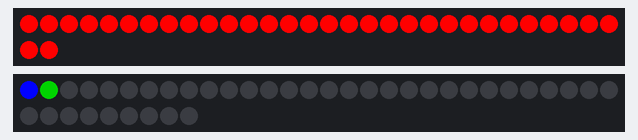
The sketch below on a simulated Arduino Uno, built with avr-gcc and run on an emulated ATmega328P. On the bench: 32 RGB LEDs in strip order, left to right, continuing on the next row, 39 RGB LEDs in strip order, left to right, continuing on the next row.

Above: at 0.19 s.
At 7.42 s:
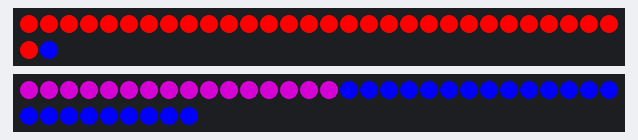
At 14.71 s:
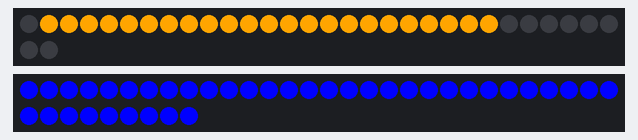
At 24.33 s:
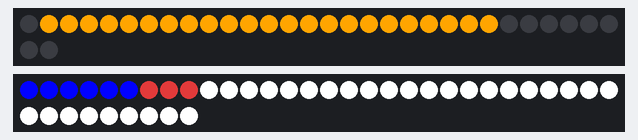
At 29.22 s:
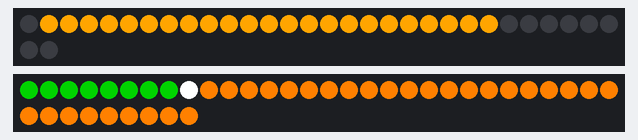
At 33.88 s:
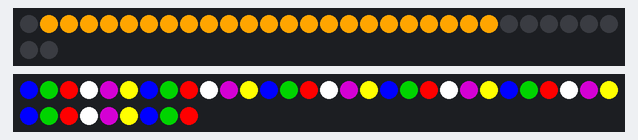

The sketch:

Robot_2015_Wiff.ino
```cpp
//DO NOT USE Port 13. Really. There are plenty of other ports. Don't do it.
//Code designed to run WS2811 LEDS and NEOPIXELs
//This runs on a custom built multitasker for light strips. It is designed
//to handle numerous sets of lights at the same time.
//Each of these sets of lights gets its own subsystem class
//Due to things the multitasker works on each function only doing one thing
//and then stopping.
#include <FastLED.h>  //Library we use because options. There are other things out there like the official neopixel library which are much easier to use. However they are overall much more limited and don't allow fancy things to be done. Should a time ever come where there is not enough time or people interested in learning lights to a serious degree just use one of these libraries.
#define NUM_LEDS_2 39
#define NUM_LEDS_1 32 //Number of Leds in strip 1
#define DATA_PIN_1 2  //Says which data pin to use for LED  strip 1
#define DATA_PIN_2 3

int RNGTimer = 0;
CRGB randomColor(){      //Custom color option that gives a seemingly random color.
  switch(RNGTimer%6){
   case 0:
   return CRGB::Blue;
  break;

   case 1:
   return CRGB::Green;
   break;

  case 2:
  return CRGB::Red;
   break;

  case 3:
  return CRGB::White;
   break;

  case 4:
  return CRGB::Purple;
    break;

  case 5:
  return CRGB::Yellow;
    break;

  case 6:
    return CRGB::Orange;
    break;

    default:
    return CRGB::Black; //This should never run.
    break;


  }

}

class Subsystem  //Class that allows for multitasking lights. Made to be flexible.
{
  public:
  Subsystem(int numberOfLeds,int updateChooser, int serialLessUpdateChooser, int delayTime, bool serialBased);

  void setColor(CRGB color);  //Sets the entire light strip to one color
  void setColorFrom(CRGB color, int low, int high); //Sets the a part of a light strip to one color
  void setColorUp(CRGB color); //Sets the light strip to one color going up from the bottom. Occurs over several system.run's
  void setColorDown(CRGB color);//Sets the light strip to one color going down from the top . Occurs over several system.runs's
  void moveUp(int moveTimes, int color); // Moves every LED bulb color up one.
  void moveDown(int moveTimes, int color); //Moves every LED bulb color down one.
  void moveUpOnly(int low, int high); //Moves up the LED bulb colors from a range up.
  void moveDownOnly(int low, int high); //Moves up the LED bulb colors from a ranage down.


  void resetSubsystem(); //Wipes everything in the system to the starting settings.
  void resetTimers();//Wipes only the timers in the system.
  void override();//SERIAL ONLY: Checks if any serial functions need to occur that override the current function.
  void runSystem(int runTimes, bool autoDelay);//Runs the system once.
  void updateTask();//Updates the systems task when a system is done running.


  int getDelay();//Returns how much delay the subsystem should run.
  int getTaskState();//Returns the current task state of the subsystem.


  CRGB leds[100];              //Light Array. Set to 64 due to some oddities.

    int taskState = 0;


  private:

  bool isSerialBased;      //Boolean used to tell if the subsystem is serial based.
  bool setToTop = false;    //Used for some functions.
  bool done = false;  //Tells the subsystem whether or not to update the task. If it is done the task is updated.
  bool completelyDone = false;//Tells the subsystem if it is completey finished going thorugh evey step
  bool miscCheck = false;    //Random check used for various functions.
  int _updateChooser;        //SERIAL BASED: Used to distinguish between various serial based systems.
  int _serialLessUpdateChooser;
  int actualNumberOfLeds;    //Variable used to store how many LEDS are used in the system. Only needed due to oddities with the LED array and subsystem classes.
  int chaseround = 0;  //Variables
  int systemDelayTime = 0;//used to save the delay for the system
  int forloopthingy = 0;//used as a timer for strange for loop things
  int functionStep = 0;//used to keep track of where strange functions are

  int timer = 0;
  int runTimer = 0;
  int miscTimer = 0;
  int ascentTimer = 1;
  int impartialTimeKeeper = 0;
  int impartialForLoopKeeper = 0;

  char serialValue = Serial.read();


};
  //Saves all of the subsystem inputs to more permenant variables for future uses.
 Subsystem::Subsystem(int numberOfLeds, int updateChooser, int serialLessUpdateChooser, int delayTime, bool serialBased){

   actualNumberOfLeds = numberOfLeds;
   _updateChooser = updateChooser;
   _serialLessUpdateChooser = serialLessUpdateChooser;
   isSerialBased = serialBased;
   systemDelayTime = delayTime;


}
///////
///////
///////
///////
///////
//////////////Start system functions
///////
///////
///////
///////
///////


void Subsystem::resetSubsystem(){
   taskState = 0;                    //Just wipe the daylights out of everything
    setColor(CRGB::Black);
        resetTimers();

}

void Subsystem::resetTimers(){
  forloopthingy = 0;
   chaseround = 0;
   timer = 0;
   miscTimer = 0;                //When you want to get rid of all the timer values
   impartialTimeKeeper = 0;
   impartialForLoopKeeper = 0;
   runTimer = 0;
   done = false;
   miscCheck = false;

}

void Subsystem::override(){      //Used to barge ahead in line for functions that have a reason to run other than being pretty

}
//
//
//
//
//
//
//
//
void Subsystem::updateTask(){        //This function only runs when a task is completed. The logic is in other parts of code (Will reference sometime)


 if(isSerialBased){                //If the subsystem runs off of serial input
   serialValue = Serial.read();

       if(_updateChooser == 1){    //Determine what set of steps to run
    switch(serialValue){            //Switch the serial value to determine task state


        case 'R':
       taskState = 1;
       resetTimers();
       break;


       default:
       break;


     }
       }else{
         switch(serialValue){        //If it doesn't run on update chooser 1 inputs then go here

      case 'R':
       taskState = 2;
resetTimers();
       break;


       default:
       break;
       }


}
}else{                //If the subsystem is not serial based
                        //Consider serialess things run dumb they have no reason to break off. They just go up and down the steps.
if(completelyDone){    //If all tasks are done startover.
 resetSubsystem();   //Anything below zero is one time start up stuff.

}
taskState++; //Move onto the next task for the system


}
}
////
///
///
///
//
///

///


///

///

///
void Subsystem::runSystem(int runTimes, bool autoDelay){    //Basic function used to run the subsystem
  for(miscTimer = 0; miscTimer < runTimes; miscTimer++){    //Only important of you run a subsystem many times. Used generally for startup and weird things
  if(isSerialBased){
    override();      //if the function runs on serial make sure no emergency inputs are coming

  }
  if(done){
    resetTimers();    //When the subsystem is done with its last function prepare timers for future use and get the next task
   updateTask();
  }

  if(isSerialBased){   //Here is where serial actually runs
  switch(taskState){
   case 1:
                       //run light function here
   break;

   default:
   break;
  }
  }else{
    if(_serialLessUpdateChooser ==1){    //Update choosing point for non-serial functions
   switch(taskState){
    case -5:
    setColor(CRGB::Green);    //Start color stuff. THIS WILL NEVER HAVE COMMENTS
     break;

     case -4:
     setColor(CRGB::White);
     break;

     case -3:
     setColor(CRGB::Green);
     break;

      case -2:
     setColor(CRGB::White);
     break;

      case -1:
     setColor(CRGB::Green);
     break;

      case 0:
     setColor(CRGB::Yellow);
     break;

     case 1:
     setColor(CRGB::Blue);
     break;

    case 2:
    setColor(CRGB::Red);
      //moveUp(2);
    break;

    case 3:
    //moveDown(4);
    setColor(CRGB::Green);
    break;

    case 4:
    setColorUp(CRGB::Blue);              //REALLY NEVER COMMENTING
    break;

    case 5:
    setColorUp(CRGB::Red);
    break;

    case 6:
    setColorUp(CRGB::Purple);
    break;

    case 7:
    setColor(CRGB::Black);
    break;

    case 8:
    setColorFrom(CRGB::Blue,1,ascentTimer);
    ascentTimer++;
    break;

    case 9:
     setColorFrom(CRGB::Green,1,ascentTimer);
     ascentTimer++;
    break;

    case 10:
     setColorFrom(CRGB::Yellow,1,ascentTimer);
     ascentTimer++;
    break;

    case 11:
     setColorFrom(CRGB::Pink,1,ascentTimer);
     ascentTimer++;
    break;

    case 12:
     setColorFrom(CRGB::Blue,1,ascentTimer);
     ascentTimer++;
    break;

    case 13:
     setColorFrom(CRGB::Green,1,ascentTimer);
     ascentTimer++;
    break;

    case 14:
     setColorFrom(CRGB::White,1,ascentTimer);
     ascentTimer++;
    break;

    case 15:
     setColorFrom(CRGB::Orange,1,ascentTimer);
     ascentTimer++;
    break;

    case 16:
    setColorFrom(CRGB::Blue,1,ascentTimer);
     ascentTimer++;
    break;

    case 17:
     setColorFrom(CRGB::Green,1,ascentTimer);
     ascentTimer++;
    break;

    case 18:
     setColorFrom(CRGB::Yellow,1,ascentTimer);
     ascentTimer++;
    break;

    case 19:
     setColorFrom(CRGB::Pink,1,ascentTimer);
     ascentTimer++;
    break;

    case 20:
     setColorFrom(CRGB::Blue,1,ascentTimer);
     ascentTimer++;
    break;

    case 21:
     setColorFrom(CRGB::Green,1,ascentTimer);
          ascentTimer++;

    break;

    case 22:
     setColorFrom(CRGB::White,1,ascentTimer);
     ascentTimer++;
    break;

    case 23:
     setColorFrom(CRGB::Orange,1,ascentTimer);
          ascentTimer++;

    break;

     case 24:
    setColorFrom(CRGB::Blue,1,ascentTimer);
    ascentTimer++;
    break;

    case 25:
     setColorFrom(CRGB::Green,1,ascentTimer);
     ascentTimer++;
    break;

    case 26:
     setColorFrom(CRGB::Yellow,1,ascentTimer);
     ascentTimer++;
    break;

    case 27:
     setColorFrom(CRGB::Pink,1,ascentTimer);
     ascentTimer++;
    break;

    case 28:
     setColorFrom(CRGB::Blue,1,ascentTimer);
     ascentTimer++;
    break;

    case 29:
     setColorFrom(CRGB::Green,1,ascentTimer);
     ascentTimer++;
    break;

    case 30:
     setColorFrom(CRGB::White,1,ascentTimer);
     ascentTimer++;
    break;

    case 31:
     setColorFrom(CRGB::Orange,1,ascentTimer);
     ascentTimer++;
    break;

    case 32:
    break;

    case 33:
    break;

    case 34:
    break;

    case 35:
    break;

    case 36:
    break;

    case 37:
    break;

    case 38:
    completelyDone = true;            //NO COMMENTS
    break;

    default:
    break;
   }
    }
    if(_serialLessUpdateChooser==2){  //second set of commands to run in the event you want two serialess subsystems
      switch(taskState){
    case -5:
    setColor(CRGB::Green);
     break;

     case -4:
     setColor(CRGB::White);
     break;

     case -3:
     setColor(CRGB::Green);      //NO COMMENTS HERE EITHER
     break;

      case -2:
     setColor(CRGB::White);
     break;

      case -1:
     setColor(CRGB::Green);
     break;

      case 0:
     setColor(CRGB::Black);
     break;

     case 1:
     setColorUp(randomColor());
     break;

    case 2:
      setColor(CRGB::Red);
    break;

    case 3:
    setColor(CRGB::White);
    break;

    case 4:
    setColor(CRGB::Purple);
    break;

    case 5:
    //moveDown(8);
    setColorDown(CRGB::Blue);
    break;

    case 6:
    setColorFrom(CRGB::White,10,30);
    break;

    case 7:
    moveUp(40,CRGB::Blue);
    break;

    case 8:
    setColorFrom(CRGB::White,15,20);
    break;

    case 9:
    setColorFrom(CRGB::White,13,22);
    break;

    case 10:
     setColorFrom(CRGB::White,9,26);
    break;
     setColorFrom(CRGB::White,0,30);
    case 11:
     setColor(CRGB::Red);
    break;

    case 12:
     setColor(CRGB::Blue);
    break;

    case 13:
     setColorFrom(CRGB::Green,1,ascentTimer);
     ascentTimer++;
    break;

    case 14:
     setColorFrom(CRGB::White,1,ascentTimer);
     ascentTimer++;
    break;

    case 15:
     setColorFrom(CRGB::Orange,1,ascentTimer);
     ascentTimer++;
    break;

    case 16:
    setColorFrom(CRGB::Blue,1,ascentTimer);
     ascentTimer++;
    break;

    case 17:
     setColorFrom(CRGB::Green,1,ascentTimer);
     ascentTimer++;
    break;

    case 18:
     setColorFrom(CRGB::Yellow,1,ascentTimer);
     ascentTimer++;
    break;

    case 19:
     setColorFrom(CRGB::Pink,1,ascentTimer);
     ascentTimer++;
    break;

    case 20:
     setColorFrom(CRGB::Blue,1,ascentTimer);
     ascentTimer++;
    break;

    case 21:
     setColorFrom(CRGB::Green,1,ascentTimer);
          ascentTimer++;

    break;

    case 22:
     setColorFrom(CRGB::White,1,ascentTimer);
     ascentTimer++;
    break;

    case 23:
     setColorFrom(CRGB::Orange,1,ascentTimer);
          ascentTimer++;

    break;

     case 24:
    setColorFrom(CRGB::Blue,1,ascentTimer);
    ascentTimer++;
    break;

    case 25:
     setColorFrom(CRGB::Green,1,ascentTimer);
     ascentTimer++;
    break;

    case 26:
     setColorFrom(CRGB::Yellow,1,ascentTimer);
     ascentTimer++;
    break;

    case 27:
     setColorFrom(CRGB::Pink,1,ascentTimer);
     ascentTimer++;
    break;

    case 28:
     setColorFrom(CRGB::Blue,1,ascentTimer);
     ascentTimer++;
    break;

    case 29:
     setColorFrom(CRGB::Green,1,ascentTimer);
     ascentTimer++;
    break;

    case 30:
     setColorFrom(CRGB::White,1,ascentTimer);
     ascentTimer++;
    break;

    case 31:
     setColorFrom(CRGB::Brown,1,ascentTimer);
     ascentTimer++;
    break;

    case 32:                  //ONCE AGAIN NO
    moveUp(35,CRGB::Blue);
    break;

    case 33:
    moveDown(30,CRGB::White);
    break;

    case 34:
    setColorFrom(CRGB::White,9,15);
    break;

    case 35:
    setColorFrom(CRGB::Green,15,28);
    break;

    case 36:
    moveUp(10,CRGB::Black);
    break;

    case 37:
    moveDown(30,CRGB::Green);
    break;

    case 38:
    resetSubsystem();
    break;

    default:
    break;
   }
    }
  }


    if(autoDelay){
     delay(systemDelayTime);
    }
    FastLED.show();      //Refreshes the lights of the subsystem to show their new values.

  }

}
///////
///////
///////

int Subsystem::getDelay(){
 return systemDelayTime;     //Function used to get delay of subsystem (no more obvious comments)
}

int Subsystem::getTaskState(){
 return taskState;
}
///////
///////
//////////////Start light display basic functions
///////
///////
///////
///////
///////

void Subsystem::setColor(CRGB color){
  for(timer = 0; timer< actualNumberOfLeds; timer++){    //These functions names are fairly explanatory. Logic is....slightly less though
   leds[timer] = color;
  }
  FastLED.show();
  done = true;
}


  void Subsystem::setColorFrom(CRGB color, int low, int high){
    for(timer = low; timer<high; timer++){
     leds[timer] = color;
    }

    FastLED.show();
    done = true;
  }


  void Subsystem::setColorUp(CRGB color){      //Sets color going from bot to top

    if(timer <=actualNumberOfLeds){
     leds[timer] = color;
    timer++;
    }else{
     done = true;
    }
  }


  void Subsystem::setColorDown(CRGB color){    //Sets color going for top to bot
    if(!miscCheck){
     miscCheck = true;                          //Due to the nature of resetTimers() for functions that start at the top I need this one time run thingamajig to set the top as where to start and not zero
    timer = actualNumberOfLeds;
    }
    if(timer >= 0){
     leds[timer] = color;
    timer--;
    }else{
      done = true;
    }
  }


  /*void Subsystem::moveUp(int moveTimes){
    if(moveTimes > runTimer){
   for(timer = actualNumberOfLeds; timer >= 0; timer--){
     if(timer =! actualNumberOfLeds){
      leds[timer+1] = leds[timer];
       leds[timer] = CRGB::Black;
     }

   }
  FastLED.show();
    runTimer++;
    }else{
          done = true;

    }
  }*/
  void Subsystem::moveUp(int moveTimes, int color){
    if(moveTimes > runTimer){
   for(timer = actualNumberOfLeds-1; timer >= 0; timer--){
     /*
     if(timer =! actualNumberOfLeds){
      leds[timer+1] = leds[timer];
       leds[timer] = CRGB::Black;
     }*/
     leds[timer+1] = leds[timer];
     leds[timer] = color;

   }
  FastLED.show();
    runTimer++;
    }else{
          done = true;

    }
  }

  void Subsystem::moveDown(int moveTimes,int color){
     if(moveTimes > runTimer){
    for(timer = 0; timer<actualNumberOfLeds; timer++){

      leds[timer-1] = leds[timer];
      leds[timer] = color;

    }
   FastLED.show();
     runTimer++;
     }else{
   done = true;

     }
  }


  void Subsystem::moveUpOnly(int low, int high){
    for(timer = high; timer>low; timer--){
      if(timer=!actualNumberOfLeds){
     leds[timer+1] = leds[timer];
    leds[timer] = CRGB::Black;
      }
    }
    FastLED.show();
    done = true;
  }


  void Subsystem::moveDownOnly(int low, int high){
    for(timer = low; timer<high; timer++){
      if(timer=!0){
     leds[timer-1] = leds[timer];
      leds[timer] = CRGB::Black;
      }
    }
    FastLED.show();
    done = true;
  }


///////
///////
///////
///////
///////


Subsystem lightSystem1(NUM_LEDS_1,1,1,100,false);
Subsystem lightSystem2(NUM_LEDS_2,1,2,100,false);


/////
////

 ////
 ///
 ///
 ///
 ///


void setup(){
pinMode(DATA_PIN_1,OUTPUT);

  FastLED.addLeds<WS2811, DATA_PIN_1>(lightSystem1.leds,NUM_LEDS_1);
  FastLED.addLeds<NEOPIXEL, DATA_PIN_2>(lightSystem2.leds,NUM_LEDS_2);
 Serial.begin(9600);

  //lightSystem1.setColor(CRGB::Green);
  //lightSystem1.taskState = -5;
  //lightSystem1.runSystem(5, true);


lightSystem1.resetSubsystem(); //Clears everything
lightSystem2.resetSubsystem();
lightSystem1.setColor(CRGB::Black);  //^^
lightSystem2.setColor(CRGB::Black);  //Yey....this should be part of ^^

}


 ///////
///////
///////
///////
///////
///////
//START GLOBAL FUNCTIONS
///////
///////
///////
///////
///////
///////

 //\/\/\/\/\/\/\/\/\/
 //\/\/\/\/\/\/\/\/\/
 //\/\/\/\/\/\/\/\/\/
 //\/\/\/\/\/\/\/\/\/

 //\/\/\/\/\/\/\/\/\/
 //\/\/\/\/\/\/\/\/\/
 //\/\/\/\/\/\/\/\/\/
 //\/\/\/\/\/\/\/\/\/
 //\/\/\/\/\/\/\/\/\/


 //\/\/\/\/\/\/\/\/\/
 //\/\/\/\/\/\/\/\/\/
 //\/\/\/\/\/\/\/\/\/
 //\/\/\/\/\/\/\/\/\/
 //\/\/\/\/\/\/\/\/\/
 //\/\/\/\/\/\/\/\/\/
 //\/\/\/\/\/\/\/\/\/
 //\/\/\/\/\/\/\/\/\/
 //\/\/\/\/\/\/\/\/\/

void loop(){

   lightSystem1.runSystem(1, false);
   lightSystem2.runSystem(1, false);
   RNGTimer++;
   FastLED.show();

  if(lightSystem1.getTaskState() > 0 or lightSystem2.getTaskState() > 0){   //Only delay if we have lights to show. No reason to delay if there is nothing there.

     delay((lightSystem1.getDelay() + lightSystem2.getDelay())/2); //Delay extra if running an override as most overrides shouldn't update fast.

}


  }
```
